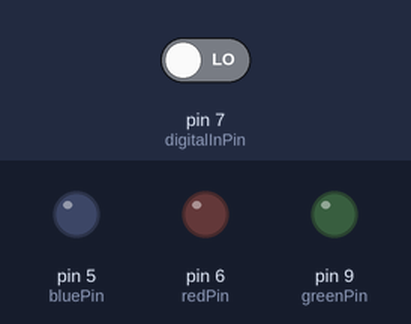
The sketch below on a simulated Arduino Uno, built with avr-gcc and run on an emulated ATmega328P. Shown: output pins drawn as LEDs (lit = HIGH). The test bench sets the inputs (shaded band); at power-on: pin 7 (digitalInPin) LOW. What the sketch prints to the serial monitor is not drawn.

Above: at 0.1 s.
At 5.8 s:
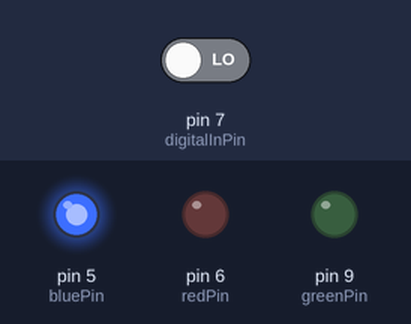
5.9 s: pin 7 (digitalInPin) driven HIGH
At 50.8 s:
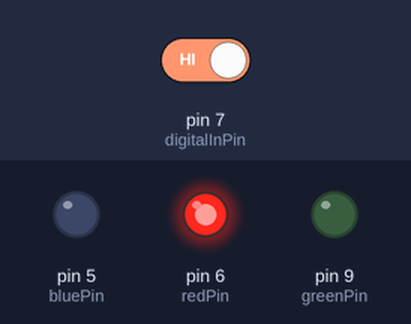
Timing chart, 0 to 51.5 s (numbered marks = the images above; inputs shaded):
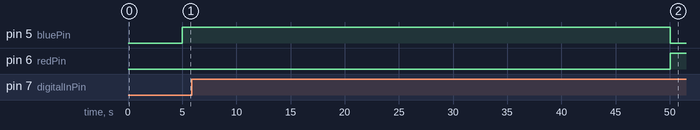

Measured:
- after the input at 5.9 s, pin 6 (redPin): LOW → HIGH after 44.1 s; pin 9 (greenPin): stays LOW (without the input it goes to HIGH after 44.1 s)

The sketch:

code.ino
```cpp
boolean countDown = false;
boolean normal = false;
boolean gameOver = false;
boolean threePoint = false;
int count = 0;
const int digitalInPin = 7;
const int redPin = 6;
const int greenPin = 9;
const int bluePin = 5;
long timeOn;
long currentTime;

void setup() {
  Serial.begin(9600);
  pinMode(digitalInPin, INPUT);
  pinMode(greenPin, OUTPUT);
  pinMode(redPin, OUTPUT);
  pinMode(bluePin, OUTPUT);
  timeOn = millis();
  countDown = true;
}

void loop() {
  currentTime = (millis()-timeOn);
 // Serial.println(currentTime);

  if(countDown) {
      //soundEffect
      if(currentTime>=5000) {
        countDown = false;
        normal =  true;
        Serial.println("Starting now");
        ledSet(0,0,255);
      }
  }
  if(normal) {
    // music = ON;
    if(digitalRead(digitalInPin) == HIGH){
      count+=2;
      Serial.println(count);
    }
    if( currentTime>=50000 ){
      normal = false;
      threePoint = true;
      Serial.println("Three point mode");
      ledSet(0,255,0);
    }
  }
  if(threePoint) {
   if(digitalRead(digitalInPin) == HIGH) {
    count+=3;
    ledSet(255,0,0);
    Serial.println(count);
   }
   if(currentTime >= 65000) {
    threePoint = false;
    gameOver = true;
    count = 0;
    Serial.println("Game Over");
    ledSet(0,0,0);
   }
  }
  if(gameOver) {
    while(true){
    //music = ON;//
      if(digitalRead(digitalInPin)==HIGH){
        gameOver=false;
        countDown=true;
        timeOn = millis();
        Serial.println("Starting countdown");
        break;
      }
    }
  }
}

void ledSet(int red, int green, int blue) {
  analogWrite(redPin, red);
  analogWrite(greenPin, green);
  analogWrite(bluePin, blue);
}
```
